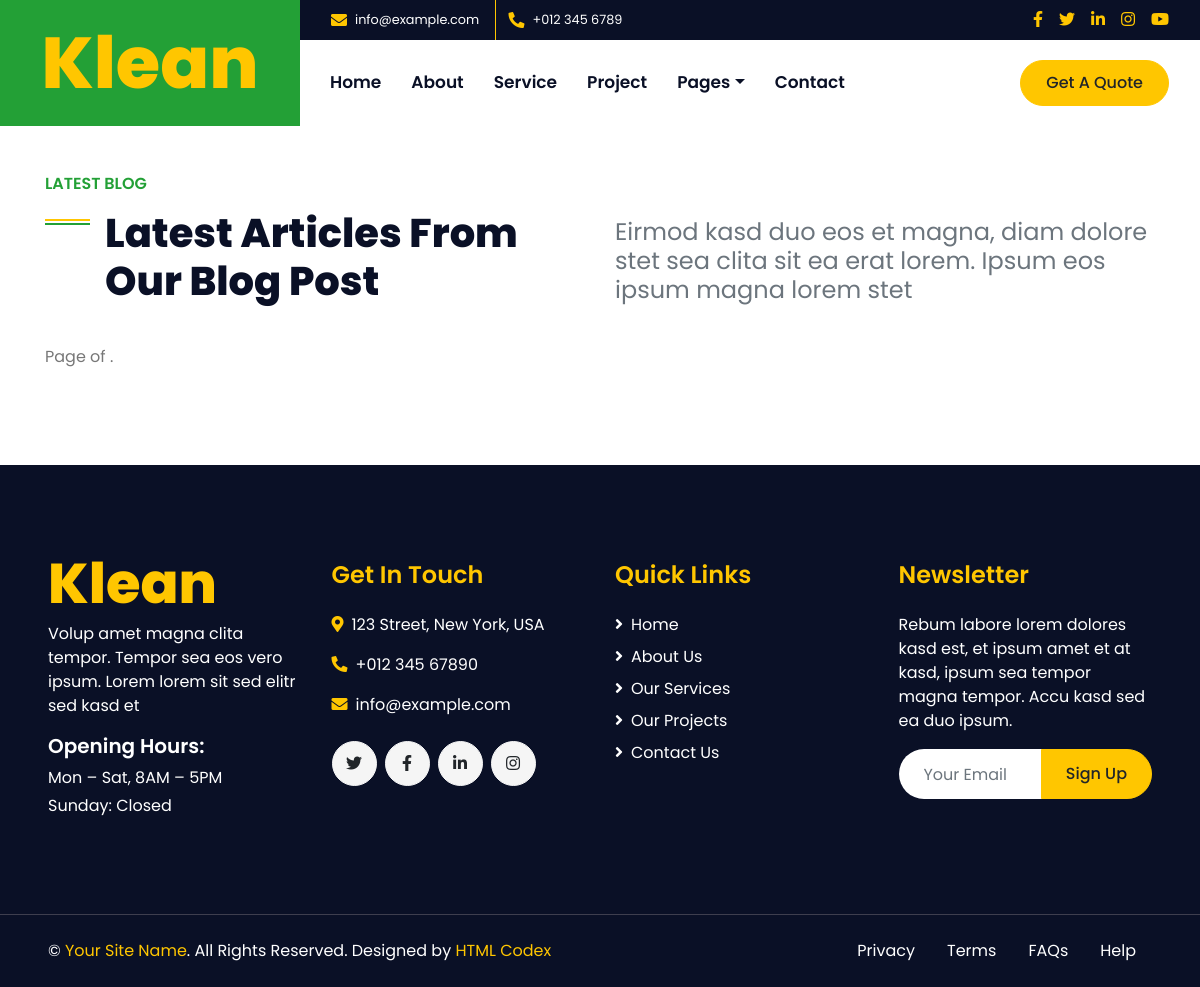
Before: /category/2 with the older database file.
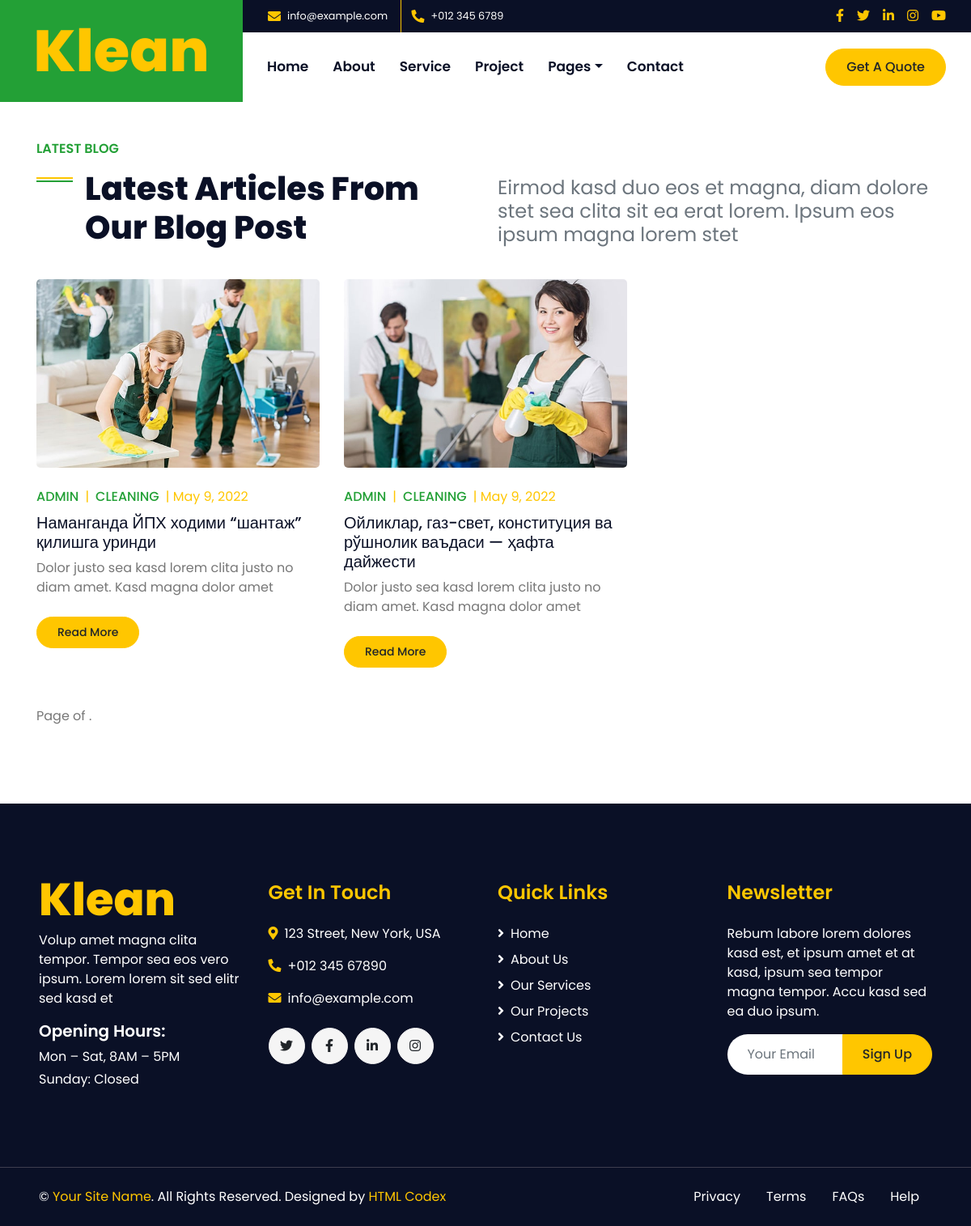
After: the same page with the newer database file.
### postapp/models.py (models this page shows, shortened)
class Post(models.Model):
    cat_id = models.ForeignKey(Categorya, on_delete=models.SET_NULL, null=True)
    theme = models.CharField(max_length=100, null=True)
    shortText = models.CharField(max_length=255, null=True)
    text = models.TextField(null=True)
    img = models.ImageField(null=True)
    date = models.DateField(null=True)
    view_count = models.IntegerField(default=0, null=True)
    @property
    def get_image(self):
        try:
            return self.img.url
        except:
            return ''

### postapp/views.py (the view)
# urls.py: path('category/<int:id>', category, name='category'),
def category(request, id):
    posts = Post.objects.filter(cat_id=id)
    return render(request, 'category.html',
                  context={
                      'posts': posts
                  }
                  )

### template/category.html (shortened to what this page needs)
{% extends 'base.html' %}
{% load static %}
{% block content %}
    <div class="container-fluid py-5">
        <div class="container">
            <div class="row align-items-end mb-4">
                <div class="col-lg-6">
                    <h6 class="text-secondary font-weight-semi-bold text-uppercase mb-3">Latest Blog</h6>
                    <h1 class="section-title mb-3">Latest Articles From Our Blog Post</h1>
                </div>
                <div class="col-lg-6">
                    <h4 class="font-weight-normal text-muted mb-3">Eirmod kasd duo eos et magna, diam dolore stet sea clita sit ea erat lorem. Ipsum eos ipsum magna lorem stet</h4>
                </div>
            </div>
            <div class="row">
                {% for post in posts %}
                <div class="col-lg-4 col-md-6 mb-5">
                    <div class="position-relative mb-4">
                        <img class="img-fluid rounded w-100" src="{{ post.get_image }}" alt="{{ post.theme }}">
                    </div>
                    <div class="d-flex mb-2">
                        <a class="text-secondary text-uppercase font-weight-medium" href="">Admin</a>
                        <span class="text-primary px-2">|</span>
                        <a class="text-secondary text-uppercase font-weight-medium" href="">Cleaning</a>
                         <span class="text-primary px-2">| {{ post.date }}</span>
                    </div>
                    <h5 class="font-weight-medium mb-2">{{ post.theme }}</h5>
                    <p class="mb-4">{{ post.shortText }}</p>
                    <a class="btn btn-sm btn-primary py-2" href="{% url 'blog_detail' post.id %}">Read More</a>
                </div>
                {% endfor %}
                <div class="col-12">
                        <div class="pagination">
                                <span class="step-links">
                                    <span class="current">
                                        Page {{ posts.number }} of {{ posts.paginator.num_pages }}.
                                    </span>
                                </span>
                            </div>
                </div>
            </div>
        </div>
    </div>
{% endblock content %}

Changed rows visible on the page:
now on this page (row edited): Post: get_image (picture), date "May 9, 2022", theme "Наманганда ЙПХ ходими “шантаж” қилишга уринди", shortText "Dolor justo sea kasd lorem clita justo no diam amet. Kasd magna dolor amet"
now on this page (row edited): Post: get_image (picture), date "May 9, 2022", theme "Ойликлар, газ-свет, конституция ва рўшнолик ваъдаси — ҳафта дайжести", shortText "Dolor justo sea kasd lorem clita justo no diam amet. Kasd magna dolor amet"
